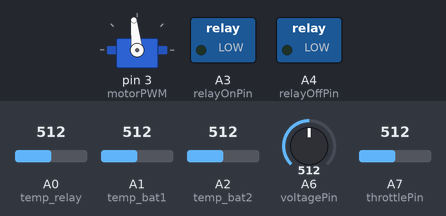
Bench run of a sketch on a simulated Arduino Nano, built with avr-gcc and run on an emulated ATmega328P. On the bench: servo, switched loads named in the sketch (green lamp = pin HIGH). The test bench sets the inputs (shaded band); at power-on: A6 (voltagePin) = 512, A7 (throttlePin) = 512, A0 (temp_relay) = 512, A1 (temp_bat1) = 512, A2 (temp_bat2) = 512.

Above: at 4.2 s.
4.3 s: A6 (voltagePin) set to 678
11.0 s: A6 (voltagePin) set to 710
At 16.9 s:
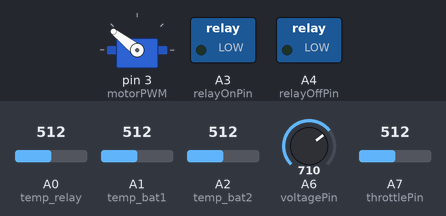
17.7 s: A7 (throttlePin) set to 716
At 19.1 s:
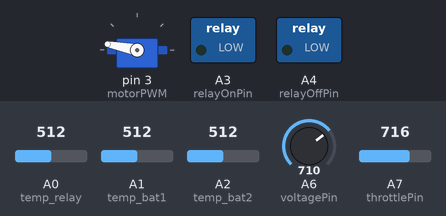
24.4 s: A0 (temp_relay) set to 215
31.1 s: A0 (temp_relay) set to 196
At 32.15 s:
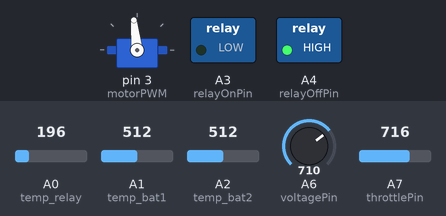
37.8 s: A0 (temp_relay) set to 220
44.5 s: A0 (temp_relay) set to 249
At 46.7 s:
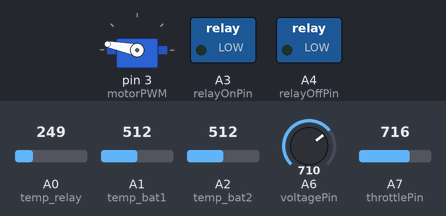
Timing chart, 0 to 48.2 s (numbered marks = the images above; inputs shaded):
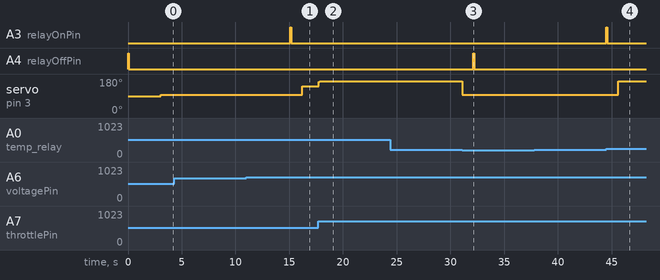

The sketch:

bogy_relay_pcbV2.ino
```cpp
#include <Servo.h>
#include <TimerOne.h>
#include "DHT.h"
#include "ErrorHandler.h"
#include "TemperatureHandler.h"
#include "Pins.h"
#include "function.h"
#include "VoltageHandler.h"
#include "AveragedServoController.h"
#include <SoftwareSerial.h>
#include "SimpleDFPlayer.h"


volatile int error_code = 0;  // Global variable to store value

unsigned long previousMillis = 0;  // Variable to store the last time the report was made
const long interval = 180000; // 3 minutes in milliseconds (3 * 60 * 1000)

int   throttleValue = 0;
int   motorSpeed = 0;
int   voltageReading = 0;
float inputVoltage=0;
bool  relayState=false;

SimpleDFPlayer dfPlayer(12);
VoltageHandler VH(0,&dfPlayer);
TemperatureHandler TH(0, &dfPlayer);
AveragedServoController servoCtrl(throttlePin, motorPWM);


void setup() {
  // Set pin modes
  pinMode(relayOnPin, OUTPUT);
  pinMode(relayOffPin, OUTPUT);
  pinMode(temp_bat1, INPUT);
  pinMode(temp_bat2, INPUT);
  pinMode(temp_relay, INPUT);
  pinMode(throttlePin, INPUT);
  pinMode(motorPWM, OUTPUT);
  pinMode(voltagePin, INPUT);

  // Initialize the relay off
  digitalWrite(relayOnPin, LOW);
  digitalWrite(relayOffPin, HIGH);
  delay(50);
  digitalWrite(relayOffPin, LOW);

  // Start serial monitor for debugging
  Serial.begin(9600);

  servoCtrl.begin();
  dfPlayer.begin();
  dfPlayer.setVolume(30); // Set volume to a reasonable level (0-30)

//dht.begin();
  delay(2000);
}


void loop() {

  VH.check(); // Check voltage
  VH.handle(); // Handle voltage error
  TH.check(); // Check temperature
  TH.handle(); // Handle temperature error

  unsigned long currentMillis = millis();  // Get the current time in milliseconds
  // If 3 minutes have passed since the last report
  if (currentMillis - previousMillis >= interval) {
    previousMillis = currentMillis; // Update the time of the last report
    TH.report_error(); // Report temperature error if any
    VH.report_error(); // Report voltage error if any
  }
  delay(3); // Delay for 3ms

  if(VH.get_error_code() != 3 && TH.get_error_code() == 0 && !relayState) { // Check if there is no error
    turn_relay(true); // Turn on the relay
  }
  else if (VH.get_error_code() == 0 && TH.get_error_code() == 0 && relayState ) { // Check if there is no error
    servoCtrl.clearMaxAngle(); // anable full power
    servoCtrl.enable();
  }
  servoCtrl.update();
}
```

AveragedServoController.cpp
```cpp
#include "AveragedServoController.h"

AveragedServoController::AveragedServoController(int sensorPin, int servoPin, int sampleCount, unsigned long intervalMs)
  : sensorPin(sensorPin), servoPin(servoPin), sampleCount(sampleCount),
    index(0), samplesFull(false), lastSampleTime(0), sampleInterval(intervalMs),angleLimit(180), enabled(true)
{
  samples = new int[sampleCount];
}

AveragedServoController::~AveragedServoController() {
  delete[] samples;
}

void AveragedServoController::begin() {
  pinMode(sensorPin, INPUT);
  servo.attach(servoPin);
}

void AveragedServoController::setEnabled(bool state) {
  enabled = state;
  if (!enabled) {
    servo.write(96); // Stop servo movement if disabled ( idont know whay 90 not give 1.5ms pulse maybe becuse the vcc change to ESC
  }
}

void AveragedServoController::enable() {
  setEnabled(true);
}

void AveragedServoController::disable() {
  setEnabled(false);
}

void AveragedServoController::setMaxAngle(int maxAngle) {
  angleLimit = constrain(maxAngle, 0, 180);
}

void AveragedServoController::clearMaxAngle() {
  angleLimit = 180;
}

void AveragedServoController::update() {
  unsigned long currentMillis = millis();
  // Sensor sampling at fixed interval
  if (currentMillis - lastSampleTime >= sampleInterval) {
    lastSampleTime = currentMillis;

    samples[index++] = analogRead(sensorPin);
    if (index >= sampleCount) {
      index = 0;
      samplesFull = true;
    }
  }

  // If enough samples collected and controller is enabled
  if (samplesFull && enabled) {
    long sum = 0;
    for (int i = 0; i < sampleCount; i++) {
      sum += samples[i];
    }

    int avg = sum / sampleCount;
    //Serial.println("analog: " + String(avg));
    avg = constrain(avg, 100, 800);
    int angle = map(avg, 100, 800, 90,angleLimit);
    //Serial.println("send: " + String(angle));

    servo.write(angle);
    samplesFull = false;
  }
}
```

AveragedServoController.h
```cpp
#pragma once
#include <Arduino.h>
#include <Servo.h>

class AveragedServoController {
  private:
    int sensorPin;
    int servoPin;
    int sampleCount;
    int* samples;
    int index;
    bool samplesFull;
    unsigned long lastSampleTime;
    unsigned long sampleInterval;
    bool enabled = true;
    int angleLimit = 180;

    Servo servo;

  public:
    AveragedServoController(int sensorPin, int servoPin, int sampleCount = 10, unsigned long intervalMs = 5);
    ~AveragedServoController();

    void begin();
    void update();

    void setEnabled(bool state);
    void enable();
    void disable();

    void setMaxAngle(int maxAngle);
    void clearMaxAngle();
};
```

ErrorHandler.cpp
```cpp
#include "ErrorHandler.h"

ErrorHandler::ErrorHandler(int code) : error_code(code), active(false) {}


void ErrorHandler::react_type(String type){
    if(type == "critical"){
        pwm_stop(true); // Stop the PWM signal
        delay(1000);
        turn_relay(false); // Turn off the relay
        error_code = 2; // Set error code to 2 for critical low voltage
    } else if (type == "low_power"){
        limit_pwm(135); // Limit the PWM signal
        error_code = 1; // Set error code to 1 for low voltage or worming temperature
    }
    else if (type == "normal"){
        pwm_stop(false); // Start the PWM signal
        error_code = 0; // Set error code to 0 for normal voltage or temperature
    }
}
```

ErrorHandler.h
```cpp
#pragma once
#ifndef ERROR_HANDLER_H
#define ERROR_HANDLER_H
#include "function.h"
#include <Arduino.h>
#include "Pins.h"
#include <DFRobotDFPlayerMini.h>

class ErrorHandler {
protected:
    volatile int error_code = 0;
    volatile bool active ;
public:
ErrorHandler(int code); // Constructor to initialize the error code
    virtual void check() = 0; // Check if the error condition is met
    virtual void report_error() const = 0;
    virtual void handle() = 0;


    void react_type(String type); // React to the error type
    bool is_active() const { return active; }
    int get_error_code() const { return error_code; } // Get the error code

    virtual ~ErrorHandler()= default;
};

#endif // ERROR_HANDLER_H
```

SimpleDFPlayer.cpp
```cpp
#include "SimpleDFPlayer.h"

SimpleDFPlayer::SimpleDFPlayer(uint8_t txPin) {
  tx = txPin;
  dfSerial = new SoftwareSerial(255, tx); // No RX, TX only
}

void SimpleDFPlayer::begin() {
  dfSerial->begin(9600);
  delay(1000); // Wait for DFPlayer to initialize
}

void SimpleDFPlayer::playTrack(uint8_t trackNum) {
  sendCommand(0x03, 0x00, trackNum); // Play track by index
   delay(5000);
}


void SimpleDFPlayer::setVolume(uint8_t volume) {
  if (volume > 30) volume = 30;
  sendCommand(0x06, 0x00, volume); // Set volume
}

void SimpleDFPlayer::sendCommand(uint8_t cmd, uint8_t param1, uint8_t param2) {
  uint8_t command[10] = {
    0x7E, 0xFF, 0x06, cmd, 0x00, param1, param2, 0x00, 0x00, 0xEF
  };

  uint16_t checksum = 0 - (command[1] + command[2] + command[3] + command[4] + command[5] + command[6]);
  command[7] = (checksum >> 8) & 0xFF;
  command[8] = checksum & 0xFF;

  for (uint8_t i = 0; i < 10; i++) {
    dfSerial->write(command[i]);
  }
}
```

SimpleDFPlayer.h
```cpp
#ifndef SIMPLE_DFPLAYER_H
#define SIMPLE_DFPLAYER_H

#include <Arduino.h>
#include <SoftwareSerial.h>

class SimpleDFPlayer {
  public:
    SimpleDFPlayer(uint8_t txPin);  // Constructor with TX pin
    void begin();
    void playTrack(uint8_t trackNum);         // 0001.mp3, 0002.mp3
    void setVolume(uint8_t volume);           // 0-30

  private:
    SoftwareSerial* dfSerial;
    uint8_t tx;
    void sendCommand(uint8_t cmd, uint8_t param1, uint8_t param2);
};

#endif
```

TemperatureHandler.cpp
```cpp
#include "TemperatureHandler.h"

void TemperatureHandler::report_error() const {
    if(error_code!=0){
        for (int i = 0; i < number_NTC; i++) {
            if (!NTCs[i].ok) {
                //Serial.println("Temperature error: " + NTCs[i].name + " is over the threshold."+
                //               " Temperature: " + String(NTCs[i].temperature) +
                //               ", Threshold: " + String(NTCs[i].threshold)+
                //               ", s: " + NTCs[i].s);
                 player->playTrack(NTCs[i].s); // Play error sound
                //player->playTrack(Errror_code);
            }
        }
    }
}

void TemperatureHandler::check(){
    for(int i=0; i<number_NTC; i++){
        is_over_temp(NTCs[i]);
      }
    // change active to true if the temperature is over the threshold
    error_code = 0;
    for (int i = 0; i < number_NTC; i++) {
        if (!NTCs[i].ok) {
            error_code = 1;
            break;  // Exit the loop if any NTC is not ok
        }
    }
}

void TemperatureHandler::handle()  {
    for(int i=0; i<number_NTC; i++){
        if (!NTCs[i].ok && !NTCs[i].known){
            react_type(NTCs[i].type); // React to the error condition
            report_error(); // Report the error
            NTCs[i].known = true; // Set the known flag to true
        }
      }
}


bool TemperatureHandler :: is_over_temp(NTC& X){
    float temperature=0;
    float thermistor_resistance=0;
    const int B_CONSTANT=3940;

    // Read the analog value (0-1023)
    temperature = analogRead(X.pin); // Read the analog value from the pin
    // Calculate the thermistor resistance using voltage divider formula
    thermistor_resistance = (10000 * (temperature * (5.0 / 1023.0))) / (5 - (temperature * (5.0 / 1023.0)));
    // Calculate the temperature using the Steinhart-Hart equation (simplified version)
    temperature = (1.0 / (1.0 / 298.15 + (1.0 / B_CONSTANT) * log(thermistor_resistance / 10000.0)))- 273.15;

    //Serial.println("sensor: " + X.name + ", th: " + String(X.threshold)+ ", temp: " + String(temperature));

    X.temperature = temperature; // Update the temperature value in the struct
    if (X.ok == false && (temperature <= X.threshold-X.hysteresis)) {
        X.known = false; // Reset the known flag if temperature is ok
        X.ok = true; // Update the ok status based on the temperature
    }
    else if(temperature > X.threshold){
        X.ok = false; // Update the ok status based on the temperature
    }

    return(temperature > X.threshold);
}
```

TemperatureHandler.h
```cpp
#include "ErrorHandler.h"
#include "SimpleDFPlayer.h"
#include <Arduino.h>
#include "Pins.h"

class TemperatureHandler : public ErrorHandler {
    private:
        SimpleDFPlayer* player;
        static const int number_NTC = 3;

        struct NTC {
            String name;
            String type;
            int s; // sound to play when the temperature is over the threshold
            float threshold;
            float hysteresis; // hysteresis value
            int pin;
            volatile bool ok ; // true if the temperature is ok, false if it is  not
            volatile float temperature; // Temperature value
            volatile bool known ; // true if the temperature is known, false if it is not
        };

        NTC NTCs[number_NTC] = {
            {"bat1","critical", 2, 50.0, 5, temp_bat1,true,25.0,false},  //NTCs[0]
            {"bat2","critical", 2, 50.0, 5, temp_bat2,true,25.0,false},  //NTCs[1]
            {"relay","critical",2, 60.0, 5, temp_relay,true,25.0,false} //NTCs[2]
        };

    public:
        TemperatureHandler(int code, SimpleDFPlayer* dfp) : ErrorHandler(code),player(dfp) {}

        void report_error() const override;
        void handle() override;
        void check() override;  // Check if the error condition is met
        bool is_over_temp(NTC& X); // Check if the temperature is over the threshold


        ~TemperatureHandler() override = default;
};
```

VoltageHandler.cpp
```cpp
# include "function.h"
# include "Arduino.h"
# include "Pins.h"
# include "ErrorHandler.h"
# include "VoltageHandler.h"


void VoltageHandler::report_error() const {
    if(error_code!=0){
        //Serial.print("Voltage: ");
        //Serial.print(inputVoltage);
        //Serial.print("Error code: ");
        //Serial.println(error_code); // 3 ,1 is the audio track for voltage error
        player->playTrack(error_code); // Play error sound
    }

    // sound();
}

// read voltage and set flags shutdown and limit
void VoltageHandler::check(){
    voltageReading = analogRead(voltagePin); // 0-1023
    inputVoltage = (voltageReading / 1023.0) * 5.0*6.19; // 390kohm and 75k

    if (inputVoltage < threshold_shutdown) {
        ok_shutdown = true;
    }
    else if (inputVoltage < threshold_limit) {
        ok_limit = true;
    }
    else {
        error_code = 0;
        ok_shutdown = false;
        ok_limit = false;
    }

    //Serial.print("Voltage: ");
    //Serial.println(inputVoltage);
}

// handle voltage conditions and set error codes
void VoltageHandler::handle()  {

    if (ok_shutdown && error_code!=2) {
        react_type("critical"); // React to the error condition
        //Serial.print("critical: ");
        error_code = 3; // Set error code to 2 for critical low voltage
        report_error();
    } else if (ok_limit && error_code==0) {
        react_type("low_power"); // React to the error condition
        //Serial.print("low_power: ");
        error_code = 1; // Set error code to 1 for low voltage
        //report_error();
    }
    else if(!ok_shutdown && !ok_limit && error_code!=0) {
        react_type("normal"); // React to the error condition
        //Serial.print("normal: ");
        error_code = 0; // Set error code to 0 for normal voltage
    }

}
```

VoltageHandler.h
```cpp
#include "ErrorHandler.h"
#include "SimpleDFPlayer.h"
#include <Arduino.h>
#include "Pins.h"

class VoltageHandler : public ErrorHandler {
    private:

        SimpleDFPlayer* player;

        volatile float inputVoltage = 0.0;
        volatile    int voltageReading = 0;
        String type;
        float threshold_shutdown = 18.5;
        float threshold_limit = 21.0;
        volatile    bool ok_shutdown = false; // true if the voltage is low and need to shutdown the system
        volatile  bool ok_limit = false; // true if the voltage is low and need to limit the pwm


    public:
    VoltageHandler(int code, SimpleDFPlayer* dfp) : ErrorHandler(code),player(dfp) {}

        void report_error() const override;
        void handle() override;
        void check() override;  // Check if the error condition is met


        ~VoltageHandler() override = default;
};
```

function.cpp
```cpp
# include "function.h"
# include <Arduino.h>


int level = 0;


// return the state of the relay true is conduction and false is not conduction turn
void turn_relay(bool start){
    if(start != relayState && start) {
      digitalWrite(relayOnPin, HIGH);
      delay(100);
      digitalWrite(relayOnPin, LOW);
      delay(1000);
      //Serial.println("Relay on");
    }
    else if(relayState != start && !start) {
      digitalWrite(relayOffPin, HIGH);
      delay(100);
      digitalWrite(relayOffPin, LOW);
      delay(1000);
      //Serial.println("Relay off");
    }

    relayState = start;
}

// interrupt function that check all the temperture and humidety


void pwm_stop(bool yes){
  if (yes){
    servoCtrl.disable();
  }
  else if (!yes){
    servoCtrl.enable();
  }

}

void limit_pwm(int level){
      servoCtrl.setMaxAngle(level); // Set the maximum angle for the servo
  }
```

function.h
```cpp
#pragma once
#include <Arduino.h>
#include "Pins.h"
#include "AveragedServoController.h"

extern bool relayState;
extern AveragedServoController servoCtrl;
void turn_relay(bool start);
void pwm_stop(bool yes);
void limit_pwm(int level);
```

Pins.cpp
```cpp
#include "Pins.h"

// Define pins for Arduino Uno.
const int relayOnPin   = A3;    // Pin 26 for Relay On
const int relayOffPin  = A4;    // Pin 27 for Relay Off
const int temp_bat1    = A1;    // Pin 24 for Battery 1 Temperature
const int temp_bat2    = A2;    // Pin 25 for Battery 2 Temperature
const int temp_relay   = A0;    // Pin 23 for Relay Temperature
const int throttlePin  = A7;    // Pin 22 for Throttle Input
const int motorPWM     = 3;   // Pin 1 for Motor PWM (or any other PWM pin)
const int voltagePin   = A6;    // Pin 19 for Voltage Sensing
```

Pins.h
```cpp
#pragma once
#include <Arduino.h>
// Define pins for Arduino Uno.
extern const int relayOnPin ;  // Pin 27 for Relay On
extern const int relayOffPin ;    // Pin 26 for Relay Off
extern const int temp_bat1 ;      // Pin24
extern const int temp_bat2 ;      // Pin25
extern const int temp_relay ;     // Pin23
extern const int throttlePin ;    // Pin 22 for Throttle Input
extern const int motorPWM ;        // Pin1 for Motor PWM (or any other PWM pin)
extern const int voltagePin ;     // Pin 19 for Voltage Sensing
```

Measured:
- the behaviour switches between 694 and 695 on A6 (voltagePin) (found by bisection; images 0 and 1)
- the behaviour switches between 205 and 204 on A0 (temp_relay) (found by bisection; images 2 and 3)
- the behaviour switches between 235 and 236 on A0 (temp_relay) (found by bisection; images 3 and 4)
- after the input at 4.3 s, every drawn part: stays the same
- after the input at 11.0 s, A3 (relayOnPin): LOW → HIGH after 4.1 s, → LOW 0.10 s later; servo on pin 3 (motorPWM): 96° → 142° after 5.2 s
- after the input at 17.7 s, servo on pin 3 (motorPWM): 142° → 166° after 0.06 s, → 169° 0.07 s later
- after the input at 24.4 s, every drawn part: stays the same
- after the input at 31.1 s, A4 (relayOffPin): LOW → HIGH after 1.0 s, → LOW 0.10 s later; servo on pin 3 (motorPWM): 169° → 96° at once
- after the input at 37.8 s, every drawn part: stays the same
- after the input at 44.5 s, A3 (relayOnPin): LOW → HIGH at once, → LOW 0.10 s later; servo on pin 3 (motorPWM): 96° → 169° after 1.1 s
